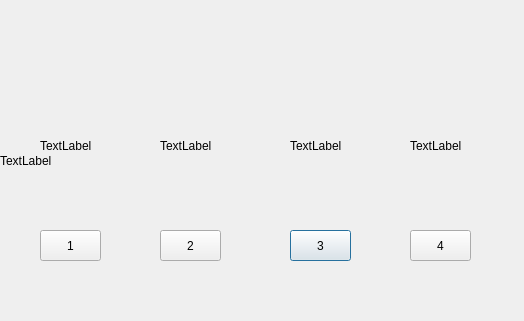
<?xml version="1.0" encoding="UTF-8"?>
<ui version="4.0">
 <class>choose_enemy</class>
 <widget class="QDialog" name="choose_enemy">
  <property name="geometry">
   <rect>
    <x>0</x>
    <y>0</y>
    <width>524</width>
    <height>321</height>
   </rect>
  </property>
  <property name="windowTitle">
   <string>Dialog</string>
  </property>
  <widget class="QLabel" name="monster3">
   <property name="geometry">
    <rect>
     <x>290</x>
     <y>90</y>
     <width>81</width>
     <height>111</height>
    </rect>
   </property>
   <property name="text">
    <string>TextLabel</string>
   </property>
  </widget>
  <widget class="QPushButton" name="push3">
   <property name="geometry">
    <rect>
     <x>290</x>
     <y>230</y>
     <width>61</width>
     <height>31</height>
    </rect>
   </property>
   <property name="text">
    <string>3</string>
   </property>
  </widget>
  <widget class="QPushButton" name="push1">
   <property name="geometry">
    <rect>
     <x>40</x>
     <y>230</y>
     <width>61</width>
     <height>31</height>
    </rect>
   </property>
   <property name="text">
    <string>1</string>
   </property>
  </widget>
  <widget class="QPushButton" name="push2">
   <property name="geometry">
    <rect>
     <x>160</x>
     <y>230</y>
     <width>61</width>
     <height>31</height>
    </rect>
   </property>
   <property name="text">
    <string>2</string>
   </property>
  </widget>
  <widget class="QLabel" name="monster1">
   <property name="geometry">
    <rect>
     <x>40</x>
     <y>90</y>
     <width>81</width>
     <height>111</height>
    </rect>
   </property>
   <property name="text">
    <string>TextLabel</string>
   </property>
  </widget>
  <widget class="QLabel" name="monster2">
   <property name="geometry">
    <rect>
     <x>160</x>
     <y>90</y>
     <width>81</width>
     <height>111</height>
    </rect>
   </property>
   <property name="text">
    <string>TextLabel</string>
   </property>
  </widget>
  <widget class="QLabel" name="wallpaper">
   <property name="geometry">
    <rect>
     <x>0</x>
     <y>0</y>
     <width>521</width>
     <height>321</height>
    </rect>
   </property>
   <property name="text">
    <string>TextLabel</string>
   </property>
  </widget>
  <widget class="QLabel" name="monster4">
   <property name="geometry">
    <rect>
     <x>410</x>
     <y>90</y>
     <width>81</width>
     <height>111</height>
    </rect>
   </property>
   <property name="text">
    <string>TextLabel</string>
   </property>
  </widget>
  <widget class="QPushButton" name="push4">
   <property name="geometry">
    <rect>
     <x>410</x>
     <y>230</y>
     <width>61</width>
     <height>31</height>
    </rect>
   </property>
   <property name="text">
    <string>4</string>
   </property>
  </widget>
  <zorder>wallpaper</zorder>
  <zorder>monster3</zorder>
  <zorder>push3</zorder>
  <zorder>push1</zorder>
  <zorder>push2</zorder>
  <zorder>monster1</zorder>
  <zorder>monster2</zorder>
  <zorder>monster4</zorder>
  <zorder>push4</zorder>
 </widget>
 <resources/>
 <connections/>
</ui>
